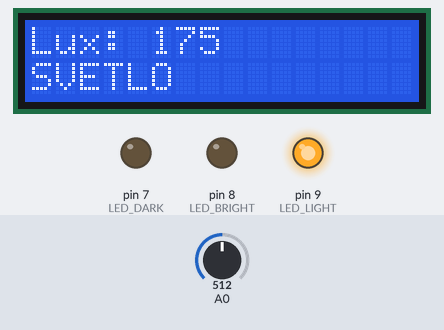
The sketch below on a simulated Arduino Uno, built with avr-gcc and run on an emulated ATmega328P. On the bench: 16×2 character LCD, output pins drawn as LEDs (lit = HIGH). The inputs (shaded band) are chosen by the test bench; at power-on: A0 = 512. What the sketch prints to the serial monitor is not drawn.

Above: at 2.2 s.
2.3 s: A0 set to 490
At 3.6 s:
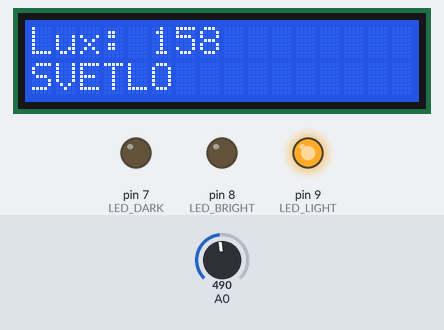
4.8 s: A0 set to 461
At 6.5 s:
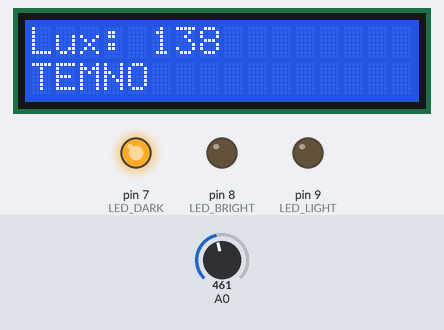
6.9 s: A0 set to 900
At 8.4 s:
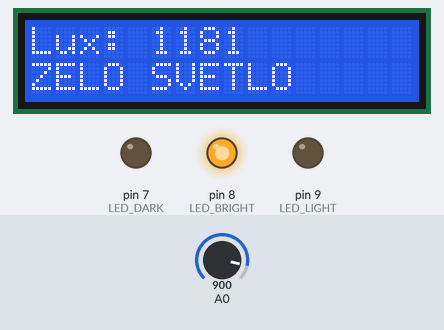
Timing chart, 0 to 9.9 s (numbered marks = the images above; inputs shaded):
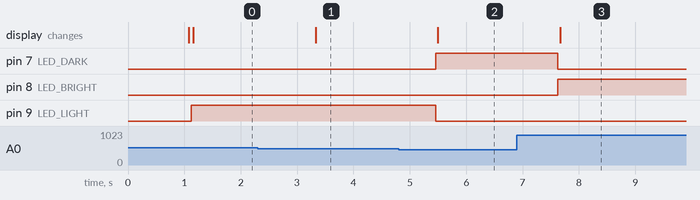

Measured:
- the behaviour switches between 478 and 477 on A0 (found by bisection; images 1 and 2)
- after the input at 2.3 s, the display: changes after 1.0 s (image 1)
- after the input at 4.8 s, pin 7 (LED_DARK): LOW → HIGH after 0.66 s; pin 9 (LED_LIGHT): HIGH → LOW after 0.66 s; the display: changes after 0.70 s (image 2)
- after the input at 6.9 s, pin 7 (LED_DARK): HIGH → LOW after 0.72 s; pin 8 (LED_BRIGHT): LOW → HIGH after 0.72 s; the display: changes after 0.77 s (image 3)

The sketch:

koda.ino
```cpp
#include <Wire.h>
#include <LiquidCrystal_I2C.h>
#include <math.h>

// ===== LED pini =====
const int LED_DARK = 7;     // tema
const int LED_LIGHT = 9;    // svetlo
const int LED_BRIGHT = 8;   // ekstra svetlo

LiquidCrystal_I2C lcd(0x27, 16, 2);

// ===== KALIBRACIJA =====
const double adc1 = 235.0;
const double lux1 = 31.4;

const double adc2 = 605.0;
const double lux2 = 253.2;

const double adc3 = 717.0;
const double lux3 = 489.2;

const double adc4 = 755.0;
const double lux4 = 632.0;

double correctionFactor = 1.0;

// ===== POVPREČENJE ADC =====
int readADC() {
  long sum = 0;

  for (int i = 0; i < 20; i++) {
    sum += analogRead(A0);
    delay(2);
  }

  return sum / 20;
}

// ===== INTERPOLACIJA =====
double interpolate(double x,
                   double x1, double y1,
                   double x2, double y2,
                   double x3, double y3) {

  double lx = log(x);
  double a1 = log(x1);
  double a2 = log(x2);
  double a3 = log(x3);

  if (x <= x2) {
    return exp(
      log(y1) +
      (lx - a1) * (log(y2) - log(y1)) / (a2 - a1)
    );
  } else {
    return exp(
      log(y2) +
      (lx - a2) * (log(y3) - log(y2)) / (a3 - a2)
    );
  }
}

// ===== LUX IZRAČUN =====
double calculateLux(int raw) {

  if (raw < 1)
    raw = 1;

  double lux = interpolate(
    raw,
    adc1, lux1,
    adc2, lux2,
    adc3, lux3
  );

  lux *= correctionFactor;

  if (!isfinite(lux) || lux < 0)
    lux = 0;

  return lux;
}

// ===== SETUP =====
void setup() {

  Serial.begin(9600);

  pinMode(LED_DARK, OUTPUT);
  pinMode(LED_LIGHT, OUTPUT);
  pinMode(LED_BRIGHT, OUTPUT);

  lcd.init();
  lcd.backlight();

  lcd.setCursor(0, 0);
  lcd.print("Lux meter");

  delay(1000);
  lcd.clear();
}

// ===== LOOP =====
void loop() {

  int raw = readADC();
  double lux = calculateLux(raw);

  Serial.print("ADC: ");
  Serial.print(raw);
  Serial.print("  Lux: ");
  Serial.println(lux);

  // ===== LED LOGIKA =====
  digitalWrite(LED_DARK, LOW);
  digitalWrite(LED_LIGHT, LOW);
  digitalWrite(LED_BRIGHT, LOW);

  if (lux <= 150) {
    digitalWrite(LED_DARK, HIGH);
  }
  else if (lux <= 500) {
    digitalWrite(LED_LIGHT, HIGH);
  }
  else {
    digitalWrite(LED_BRIGHT, HIGH);
  }

  // ===== LCD - 1. vrstica =====
  lcd.setCursor(0, 0);
  lcd.print("Lux:           ");
  lcd.setCursor(5, 0);
  lcd.print((int)lux);

  // ===== LCD - 2. vrstica =====
  lcd.setCursor(0, 1);
  lcd.print("                "); // pobriši vrstico

  lcd.setCursor(0, 1);

  if (lux <= 150) {
    lcd.print("TEMNO");
  }
  else if (lux <= 500) {
    lcd.print("SVETLO");
  }
  else {
    lcd.print("ZELO SVETLO");
  }

  delay(1000);
}
```
